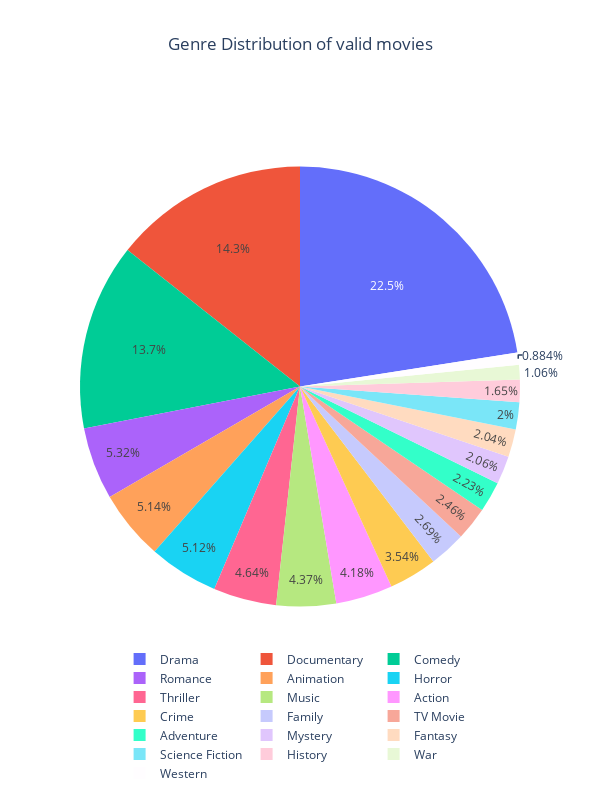

Here is the notebook cell this chart was saved with:
### Code cell
import plotly.express as px

valid_genre_counts = cleaned_genre_df[GENRE].value_counts()

# Plot pie chart
fig_pie = px.pie(
    valid_genre_counts,
    values=valid_genre_counts.values,
    names=valid_genre_counts.index,
    title="Genre Distribution of valid movies",
)
fig_pie.update_layout(title_x=0.5)


# Adjust the size of the pie chart to show the whole legend
fig_pie.update_layout(
    legend=dict(orientation="h", yanchor="bottom", x=0.09, y=-0.2),
    width=600,
    height=800,
)

# Show the charts
fig_pie.show()

### Figure 1 — Plotly figure (JSON) as saved in the notebook; plotly's stock layout.template omitted (floating-point values rounded to 4 significant figures)
{"data": [{"domain": {"x": [0, 1], "y": [0, 1]}, "hovertemplate": "genre=%{label}<br>value=%{value}<extra></extra>", "labels": ["Drama", "Documentary", "Comedy", "Romance", "Animation", "Horror", "Thriller", "Music", "Action", "Crime", "Family", "TV Movie", "Adventure", "Mystery", "Fantasy", "Science Fiction", "History", "War", "Western"], "legendgroup": "", "name": "", "showlegend": true, "type": "pie", "values": [194309, 123677, 118158, 45847, 44344, 44148, 39977, 37708, 36066, 30557, 23220, 21206, 19263, 17795, 17620, 17252, 14217, 9172, 7625]}], "layout": {"height": 800, "legend": {"orientation": "h", "tracegroupgap": 0, "x": 0.09, "y": -0.2, "yanchor": "bottom"}, "title": {"text": "Genre Distribution of valid movies", "x": 0.5}, "width": 600}}
